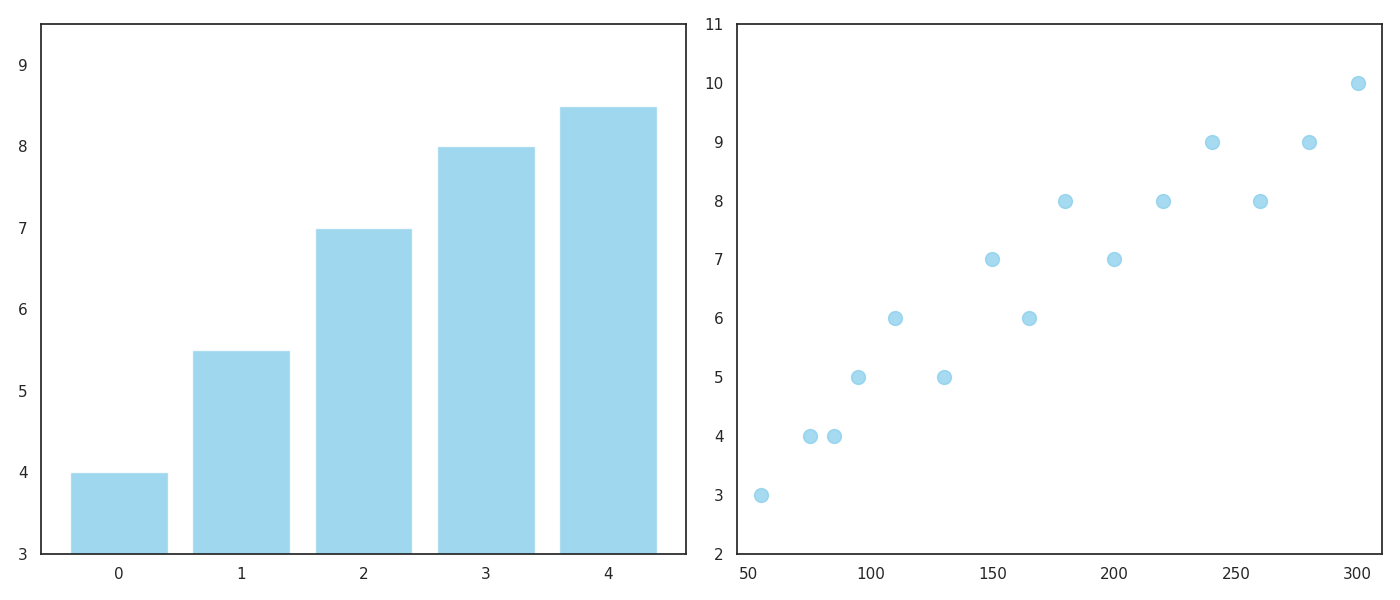

The script that drew this image:
import matplotlib.pyplot as plt
import numpy as np

vitamin_intake = np.array([55, 75, 85, 95, 110, 130, 150, 165, 180, 200, 220, 240, 260, 280, 300])
energy_levels = np.array([3, 4, 4, 5, 6, 5, 7, 6, 8, 7, 8, 9, 8, 9, 10])

bins = [50, 100, 150, 200, 250, 300]
bin_indices = np.digitize(vitamin_intake, bins)
average_energy_levels = [np.mean(energy_levels[bin_indices == i]) for i in range(1, len(bins))]

sorted_indices = np.argsort(average_energy_levels)
sorted_average_energy_levels = np.array(average_energy_levels)[sorted_indices]

fig, axes = plt.subplots(1, 2, figsize=(14, 6))

# Use the same color for both charts
chosen_color = 'skyblue'

# Plot the sorted bar chart
axes[0].bar(sorted_indices, sorted_average_energy_levels, color=chosen_color, alpha=0.8)
axes[0].set_ylim(min(average_energy_levels) - 1, max(average_energy_levels) + 1)

# Plot the scatter plot with consistent color
axes[1].scatter(vitamin_intake, energy_levels, color=chosen_color, s=100, alpha=0.75)
axes[1].set_xlim(min(vitamin_intake) - 10, max(vitamin_intake) + 10)
axes[1].set_ylim(min(energy_levels) - 1, max(energy_levels) + 1)

plt.tight_layout()
plt.show()
